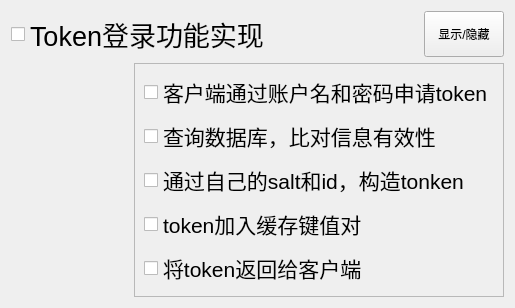
<?xml version="1.0" encoding="UTF-8"?>
<ui version="4.0">
 <class>ToDoWidget</class>
 <widget class="QWidget" name="ToDoWidget">
  <property name="geometry">
   <rect>
    <x>0</x>
    <y>0</y>
    <width>515</width>
    <height>229</height>
   </rect>
  </property>
  <property name="windowTitle">
   <string>Form</string>
  </property>
  <layout class="QVBoxLayout" name="verticalLayout" stretch="1,9">
   <item>
    <layout class="QHBoxLayout" name="horizontalLayout_2" stretch="9,1">
     <item>
      <widget class="QCheckBox" name="checkBox">
       <property name="font">
        <font>
         <pointsize>20</pointsize>
        </font>
       </property>
       <property name="text">
        <string>Token登录功能实现</string>
       </property>
      </widget>
     </item>
     <item>
      <widget class="QPushButton" name="pushButton">
       <property name="sizePolicy">
        <sizepolicy hsizetype="Minimum" vsizetype="Preferred">
         <horstretch>0</horstretch>
         <verstretch>0</verstretch>
        </sizepolicy>
       </property>
       <property name="text">
        <string>显示/隐藏</string>
       </property>
      </widget>
     </item>
    </layout>
   </item>
   <item>
    <layout class="QHBoxLayout" name="horizontalLayout" stretch="0,0">
     <item>
      <spacer name="horizontalSpacer">
       <property name="orientation">
        <enum>Qt::Horizontal</enum>
       </property>
       <property name="sizeHint" stdset="0">
        <size>
         <width>40</width>
         <height>20</height>
        </size>
       </property>
      </spacer>
     </item>
     <item>
      <widget class="QFrame" name="frame">
       <property name="frameShape">
        <enum>QFrame::StyledPanel</enum>
       </property>
       <property name="frameShadow">
        <enum>QFrame::Raised</enum>
       </property>
       <layout class="QVBoxLayout" name="verticalLayout_2">
        <item>
         <widget class="QCheckBox" name="checkBox_2">
          <property name="sizePolicy">
           <sizepolicy hsizetype="Preferred" vsizetype="Fixed">
            <horstretch>0</horstretch>
            <verstretch>0</verstretch>
           </sizepolicy>
          </property>
          <property name="font">
           <font>
            <pointsize>16</pointsize>
           </font>
          </property>
          <property name="text">
           <string>客户端通过账户名和密码申请token</string>
          </property>
         </widget>
        </item>
        <item>
         <widget class="QCheckBox" name="checkBox_3">
          <property name="sizePolicy">
           <sizepolicy hsizetype="Preferred" vsizetype="Fixed">
            <horstretch>0</horstretch>
            <verstretch>0</verstretch>
           </sizepolicy>
          </property>
          <property name="font">
           <font>
            <pointsize>16</pointsize>
           </font>
          </property>
          <property name="text">
           <string>查询数据库，比对信息有效性</string>
          </property>
         </widget>
        </item>
        <item>
         <widget class="QCheckBox" name="checkBox_4">
          <property name="sizePolicy">
           <sizepolicy hsizetype="Preferred" vsizetype="Fixed">
            <horstretch>0</horstretch>
            <verstretch>0</verstretch>
           </sizepolicy>
          </property>
          <property name="font">
           <font>
            <pointsize>16</pointsize>
           </font>
          </property>
          <property name="text">
           <string>通过自己的salt和id，构造tonken</string>
          </property>
         </widget>
        </item>
        <item>
         <widget class="QCheckBox" name="checkBox_6">
          <property name="sizePolicy">
           <sizepolicy hsizetype="Preferred" vsizetype="Fixed">
            <horstretch>0</horstretch>
            <verstretch>0</verstretch>
           </sizepolicy>
          </property>
          <property name="font">
           <font>
            <pointsize>16</pointsize>
           </font>
          </property>
          <property name="text">
           <string>token加入缓存键值对</string>
          </property>
         </widget>
        </item>
        <item>
         <widget class="QCheckBox" name="checkBox_5">
          <property name="sizePolicy">
           <sizepolicy hsizetype="Preferred" vsizetype="Fixed">
            <horstretch>0</horstretch>
            <verstretch>0</verstretch>
           </sizepolicy>
          </property>
          <property name="font">
           <font>
            <pointsize>16</pointsize>
           </font>
          </property>
          <property name="text">
           <string>将token返回给客户端</string>
          </property>
         </widget>
        </item>
       </layout>
      </widget>
     </item>
    </layout>
   </item>
  </layout>
 </widget>
 <resources/>
 <connections/>
</ui>
